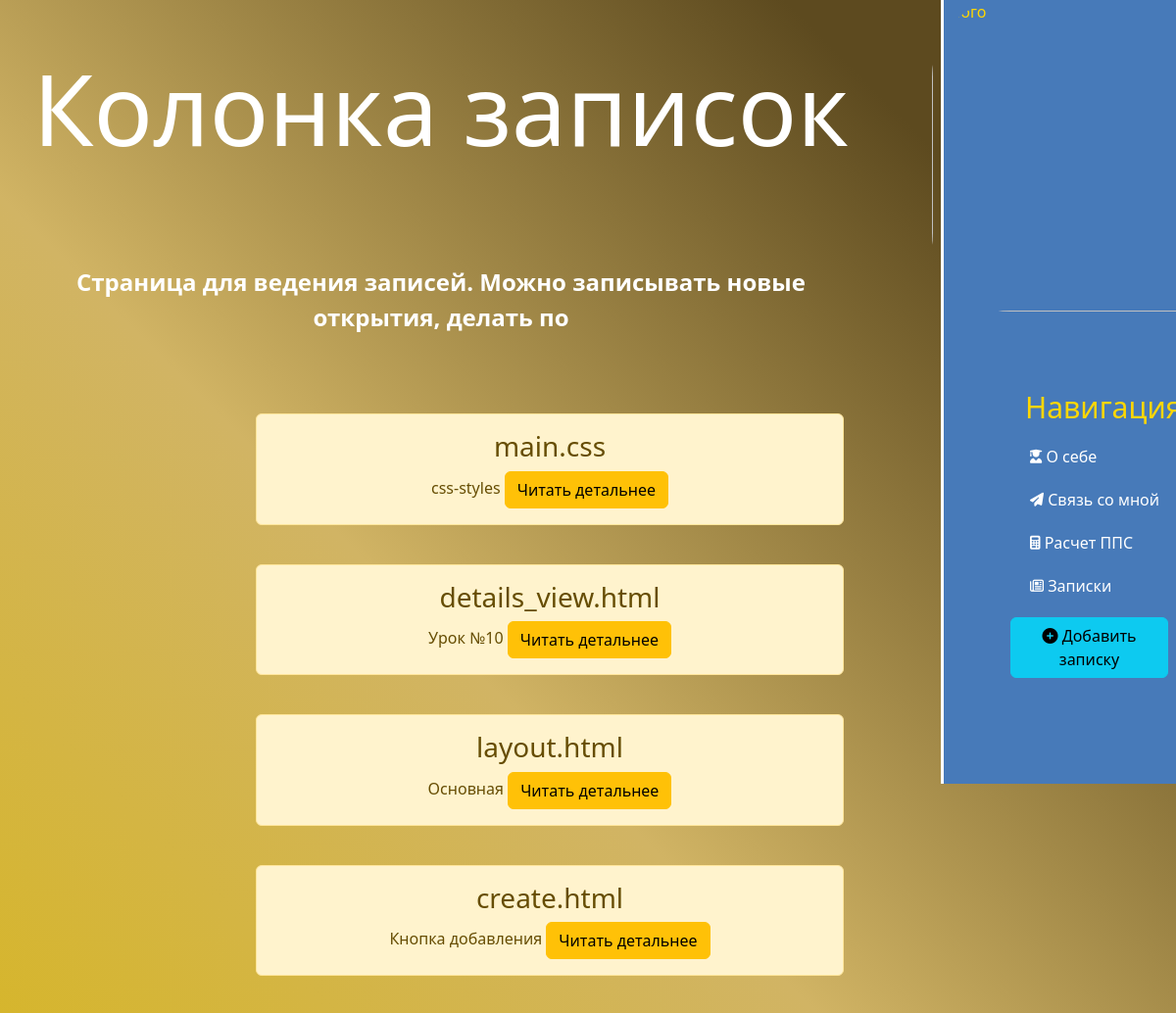
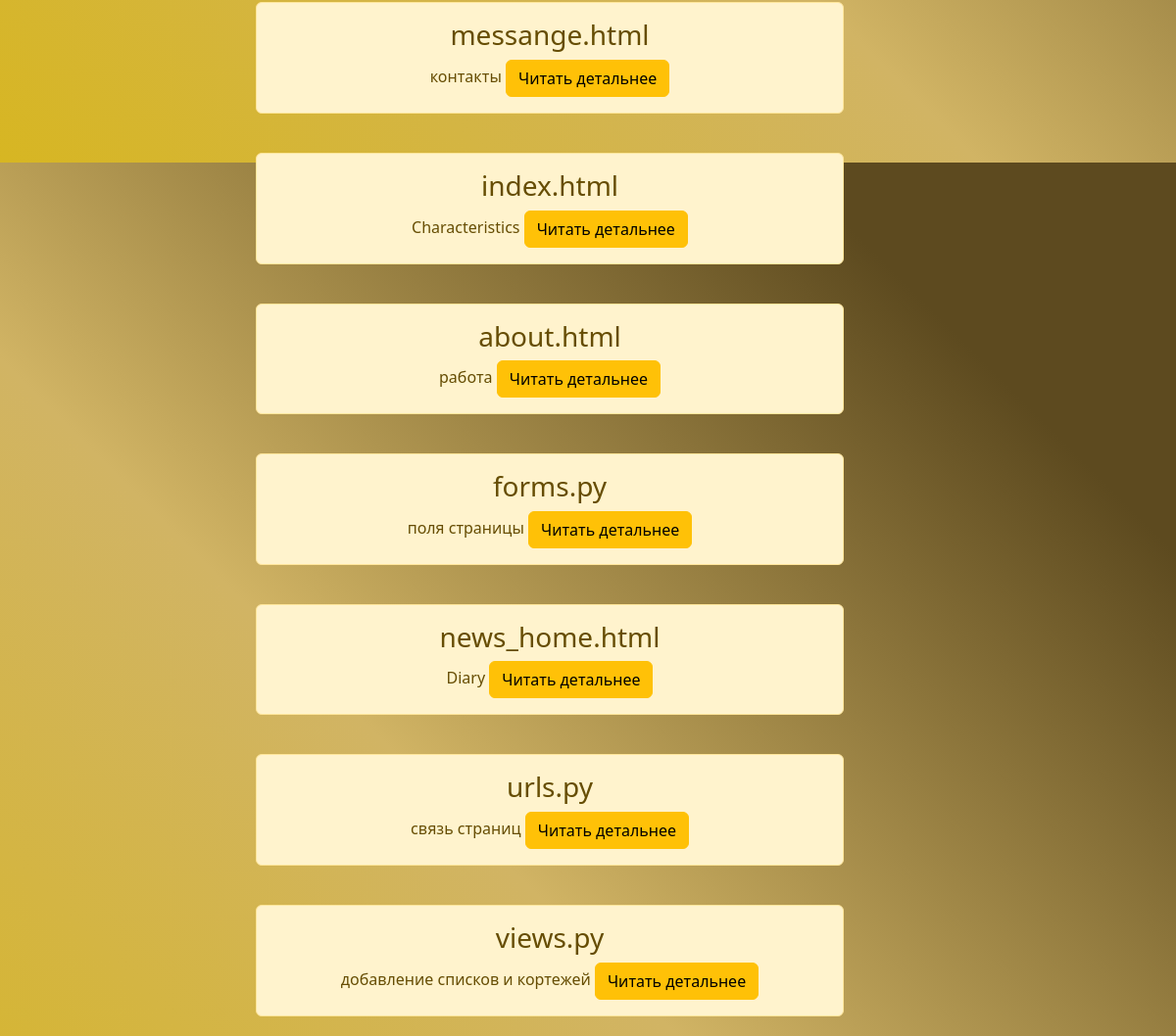
Page /news/ on the committed database (2 pictures, top to bottom).
### news/models.py (models this page shows, shortened)
class Articles(models.Model):
    title = models.CharField('Название', max_length=50)
    anons = models.CharField("Анонс", max_length=250)
    full_text = models.TextField('Статья')
    date = models.DateTimeField('Дата публикации')
    class Meta:
        verbose_name = 'Новость'
        verbose_name_plural = 'Новости'

### news/views.py (the view)
# urls.py: path('', views.news_home, name = 'news_home'),
def news_home(request):
    news = Articles.objects.order_by('date')
    return render(request, 'news/news_home.html', {'news': news})

### news/templates/news/news_home.html (shortened to what this page needs)
{% extends 'main/layout.html' %}
{% block content %}
    <div class="features">
        <h1>Колонка записок</h1>
        <p id="animated-text"></p>
        {% if news %}
            {% for el in news %}
                <div class='alert alert-warning'>
                    <h3>{{ el.title }}</h3>
                    <p3>{{ el.anons }}</p3>
                    <a href="{% url 'news-detail' el.id %}" class="btn btn-warning"> Читать детальнее </a>
                </div>
            {% endfor %}
        {% else %}
            <p> У Вас нет записей! </p>
        {% endif %}
    </div>
{% endblock %}

### main/templates/main/layout.html (shortened to what this page needs)
{% load static %}
<html lang="en">
<head>
    <link rel="stylesheet" href="https://cdn.jsdelivr.net/npm/bootstrap@5.3.2/dist/css/bootstrap.min.css">
    <link rel="stylesheet" href="{% static 'main/css/main.css' %}">
    <link rel="stylesheet" href="https://use.fontawesome.com/releases/v6.4.2/css/all.css">
</head>
<body>
    <aside>
        <canvas id="lines"></canvas>
        <img src="{% static 'main/img/ztm.png' %}" alt="Лого" class="rotating">
        <h3>Навигация</h3>
        <ul>
            <li><a href="{% url 'index' %}">
                <i class="fa-solid fa-user-graduate fa-beat fa-sm" style="color: #ffffff;"></i> О себе
            </a></li>
            <li><a href="{% url 'messange' %}">
                <i class="fa-solid fa-paper-plane fa-beat fa-sm" style="color: #ffffff;"></i> Связь со мной
            </a></li>
            <li><a href="{% url 'calculate_PPC' %}">
                <i class="fa-solid fa-calculator fa-beat fa-sm" style="color: #ffffff;"></i> Расчет ППС
            </a></li>
            <li><a href="{% url 'news_home' %}">
                <i class="fa-regular fa-newspaper fa-beat fa-sm" style="color: #ffffff;"></i> Записки
            </a></li>
            <li><a href="{% url 'create' %}">
                <button class="btn btn-info" style="margin-left: -20px;">
                    <i class='fas fa-plus-circle'></i> Добавить записку
                </button>
            </a></li>
        </ul>
    </aside>
    <main> <!берется из .html>
        {% block content %}
        {% endblock %}
    </main>
</body>
</html>

### main/static/main/css/main.css (style rules this page uses)
body { background: linear-gradient(45deg, #D7B622, #d1b464, #5d4a1f, #5d4a1f); background-size: 150% 150%; animation: gradient 9s ease infinite; }
aside { position: fixed; right: 0; width: 20vw; padding: 4%; height: 100vh; color: #ffd700; border-left: 3px solid #fff; z-index: 1; }
#lines { position: absolute; top: 0; left: 0; width: 100vw; height: 100vh; background: #477ab9; z-index: 0; transition: all 0.4s ease-in-out; }
aside::before { content: ""; position: absolute; top: 0; left: 0; right: 0; bottom: 0; background-color: rgba(0, 0, 0, 0.5); z-index: -1; }
aside > * { position: relative; z-index: 2; }
aside img { width: 360px; height: 320px; position: relative; top: -50px; right: 60px; border-radius: 80px; }
.rotating { animation: rotate 10s linear infinite; }
aside h3 { margin-top: 30px; font-size: 30px; position: relative; left: 35px; }
aside ul { list-style: none; padding: 0; }
aside ul li { color: #fff; display: block; margin-top: 20px; transition: transform 0.1s ease, color 0.2s ease; position: relative; left: 40px; }
main .features { float: left; color: #fff; margin-top: 50px; text-align: center; width: 75%; }
main .features h1 { font-size: 100px; margin-bottom: 100px; }
main .features p { max-width: 750px; margin: 60px auto; }
.alert-warning { float: left; clear: both; width: 600px; margin: 20px 29%; text-align: center; }

### main/templates/main/layout.html (style rules this page uses)
a { text-decoration: none; color: white; }

### news/templates/news/news_home.html (style rules this page uses)
#animated-text { font-size: 24px; color: #fffff; font-weight: bold; transition: transform 0.5s; }

### rows in the picture
Articles: title "main.css", anons "css-styles"
Articles: title "details_view.html", anons "Урок №10"
Articles: title "layout.html", anons "Основная"
Articles: title "create.html", anons "Кнопка добавления"
Articles: title "messange.html", anons "контакты"
Articles: title "index.html", anons "Characteristics"
Articles: title "about.html", anons "работа"
Articles: title "forms.py", anons "поля страницы"
Articles: title "news_home.html", anons "Diary"
Articles: title "urls.py", anons "связь страниц"
Articles: title "views.py", anons "добавление списков и кортежей"
